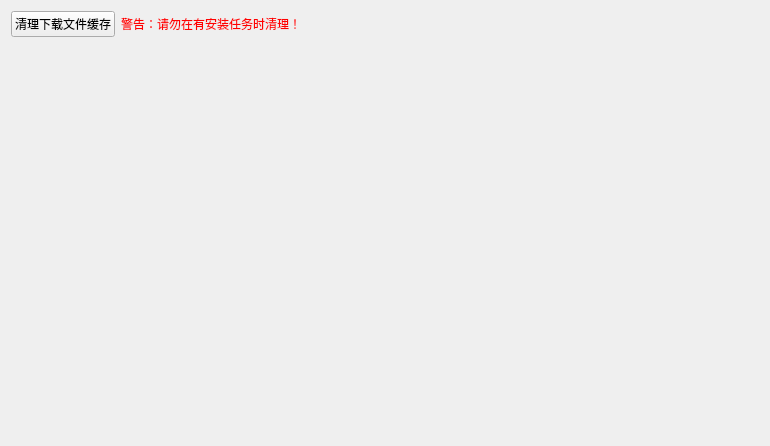
<?xml version="1.0" encoding="UTF-8"?>
<ui version="4.0">
 <class>SettingsInterface</class>
 <widget class="QWidget" name="SettingsInterface">
  <property name="geometry">
   <rect>
    <x>0</x>
    <y>0</y>
    <width>770</width>
    <height>446</height>
   </rect>
  </property>
  <property name="windowTitle">
   <string>Form</string>
  </property>
  <layout class="QVBoxLayout" name="verticalLayout">
   <item>
    <layout class="QHBoxLayout" name="horizontalLayout">
     <item>
      <widget class="PushButton" name="cleanDownloadTmpButton">
       <property name="text">
        <string>清理下载文件缓存</string>
       </property>
      </widget>
     </item>
     <item>
      <widget class="QLabel" name="label_2">
       <property name="text">
        <string>&lt;html&gt;&lt;head/&gt;&lt;body&gt;&lt;p&gt;&lt;span style=&quot; color:#ff0000;&quot;&gt;警告：请勿在有安装任务时清理！&lt;/span&gt;&lt;/p&gt;&lt;/body&gt;&lt;/html&gt;</string>
       </property>
      </widget>
     </item>
     <item>
      <spacer name="horizontalSpacer">
       <property name="orientation">
        <enum>Qt::Orientation::Horizontal</enum>
       </property>
       <property name="sizeHint" stdset="0">
        <size>
         <width>40</width>
         <height>20</height>
        </size>
       </property>
      </spacer>
     </item>
     <item>
      <widget class="QLabel" name="label">
       <property name="text">
        <string/>
       </property>
      </widget>
     </item>
    </layout>
   </item>
   <item>
    <spacer name="verticalSpacer">
     <property name="orientation">
      <enum>Qt::Orientation::Vertical</enum>
     </property>
     <property name="sizeHint" stdset="0">
      <size>
       <width>20</width>
       <height>394</height>
      </size>
     </property>
    </spacer>
   </item>
  </layout>
 </widget>
 <customwidgets>
  <customwidget>
   <class>PushButton</class>
   <extends>QPushButton</extends>
   <header>qfluentwidgets</header>
  </customwidget>
 </customwidgets>
 <resources/>
 <connections/>
</ui>
